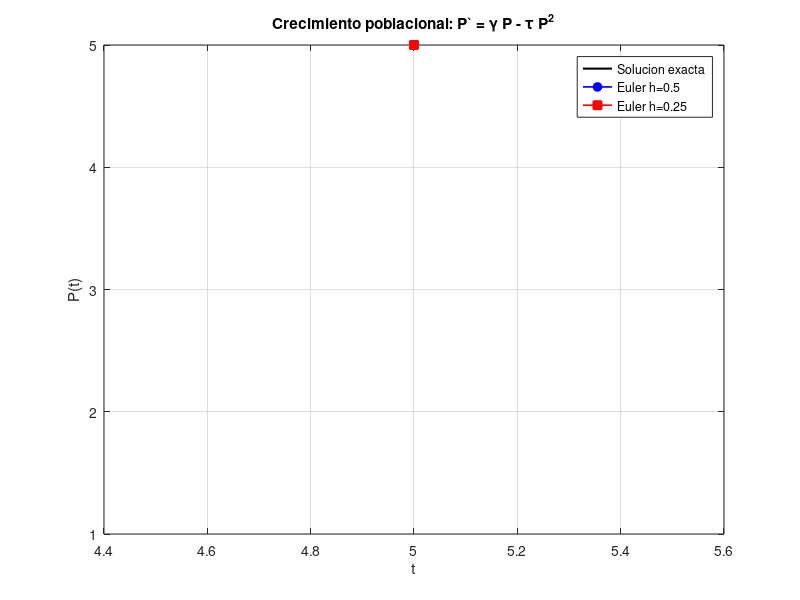

This chart was generated by the following MATLAB code:
1; % script con funciones locales

function Pp = f_ejercicio2(t, P, gamma, tau)
  % Ecuacion diferencial del crecimiento poblacional: P' = gamma*P - tau*P^2
  Pp = gamma .* P - tau .* P .^ 2;
end

function P_exacta = solucion_exacta_ejercicio2(t, gamma, tau, P0)
  % Solucion exacta: P(t) = gamma / (tau + (gamma/P0 - tau) * exp(-gamma*t))
  P_exacta = gamma ./ (tau + (gamma / P0 - tau) .* exp(-gamma .* t));
end

function tabla = metodo_euler_poblacion(t0, P0, h, n_pasos, gamma, tau)
  % Metodo de Euler: t_{i+1}=t_i+h ; P_{i+1}=P_i+P'_i*h
  tabla = zeros(n_pasos + 1, 3); % columnas: t, P, P'
  t = t0; P = P0;
  for i = 0:n_pasos
    Pp = f_ejercicio2(t, P, gamma, tau);
    tabla(i + 1, :) = [t, P, Pp];
    if i < n_pasos
      P = P + Pp * h;
      t = t + h;
    end
  end
end

function imprimir_tabla(tabla, P_exacta)
  printf('%6s %10s %12s %12s %14s %12s\n', 'i', 't_i', 'P_i', "P'_i", 'P_i (exacta)', 'Error abs.');
  printf('---------------------------------------------------------------------\n');
  for i = 1:size(tabla, 1)
    printf('%6d %10.4f %12.6f %12.6f %14.6f %12.6f\n', i - 1, tabla(i, 1), tabla(i, 2), tabla(i, 3), ...
      P_exacta(i), abs(tabla(i, 2) - P_exacta(i)));
  end
end

% ===================================================================
% PROGRAMA PRINCIPAL
% Ejercicio 2: crecimiento poblacional P' = gamma*P - tau*P^2
% ===================================================================
clear; clc; close all;
disp('============================================================');
disp(' EJERCICIO 2 - CRECIMIENTO POBLACIONAL (METODO DE EULER)');
disp('============================================================');
printf("\nEcuacion diferencial: P'(t) = gamma*P(t) - tau*P(t)^2\n");

gamma = input('Ingrese la tasa de nacimiento gamma (ej: 3): ');
tau = input('Ingrese la mortalidad tau (ej: 0.1): ');
P0 = input('Ingrese la poblacion inicial P0 (ej: 5): ');
t0 = input('Ingrese t0 (ej: 0): ');
t_final = input('Ingrese el extremo final del intervalo (ej: 2): ');

% --- a) Metodo de Euler con h=0.5 ---
h1 = 0.5;
n1 = round((t_final - t0) / h1);
tabla_h1 = metodo_euler_poblacion(t0, P0, h1, n1, gamma, tau);
P_exacta_h1 = solucion_exacta_ejercicio2(tabla_h1(:, 1), gamma, tau, P0);
printf('\n>>> a) METODO DE EULER en (%g ; %g) con h=%g <<<\n', t0, t_final, h1);
imprimir_tabla(tabla_h1, P_exacta_h1);
printf('>>> RESULTADO: P(%g) = %.6f (h=%g)\n', t_final, tabla_h1(end, 2), h1);

% --- a) Metodo de Euler con h=0.25 ---
h2 = 0.25;
n2 = round((t_final - t0) / h2);
tabla_h2 = metodo_euler_poblacion(t0, P0, h2, n2, gamma, tau);
P_exacta_h2 = solucion_exacta_ejercicio2(tabla_h2(:, 1), gamma, tau, P0);
printf('\n>>> a) METODO DE EULER en (%g ; %g) con h=%g <<<\n', t0, t_final, h2);
imprimir_tabla(tabla_h2, P_exacta_h2);
printf('>>> RESULTADO: P(%g) = %.6f (h=%g)\n', t_final, tabla_h2(end, 2), h2);

% --- b) Comparacion con la solucion exacta ---
printf('\n>>> b) COMPARACION CON LA SOLUCION EXACTA EN t=%g <<<\n', t_final);
P_exacta_final = solucion_exacta_ejercicio2(t_final, gamma, tau, P0);
printf('P(%g) exacta             = %.6f\n', t_final, P_exacta_final);
printf('P(%g) Euler h=%-5g       = %.6f   |  Error abs. = %.6f\n', t_final, h1, tabla_h1(end, 2), abs(tabla_h1(end, 2) - P_exacta_final));
printf('P(%g) Euler h=%-5g       = %.6f   |  Error abs. = %.6f\n', t_final, h2, tabla_h2(end, 2), abs(tabla_h2(end, 2) - P_exacta_final));
printf('============================================================\n');

% --- Grafico ---
figure('Name', 'Ejercicio 2 - Crecimiento poblacional');
t_fino = linspace(t0, t_final, 200);
P_fino = solucion_exacta_ejercicio2(t_fino, gamma, tau, P0);
plot(t_fino, P_fino, 'k-', 'LineWidth', 1.5); hold on;
plot(tabla_h1(:, 1), tabla_h1(:, 2), 'b-o', 'LineWidth', 1.2, 'MarkerFaceColor', 'b');
plot(tabla_h2(:, 1), tabla_h2(:, 2), 'r-s', 'LineWidth', 1.2, 'MarkerFaceColor', 'r');
xlabel('t'); ylabel('P(t)');
legend('Solucion exacta', sprintf('Euler h=%g', h1), sprintf('Euler h=%g', h2), 'Location', 'best');
title('Crecimiento poblacional: P` = \gamma P - \tau P^2');
grid on;
